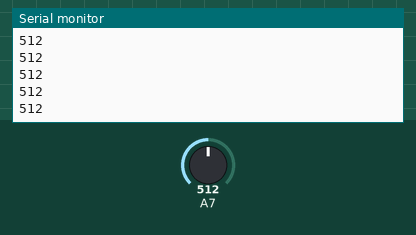
A sketch run on a simulated Arduino Nano, built with avr-gcc and run on an emulated ATmega328P. On the bench: the last lines printed to the serial monitor. The test bench sets the inputs (shaded band); at power-on: A7 = 512.

Above: at 1.2 s.
1.3 s: A7 set to 490
At 1.9 s:
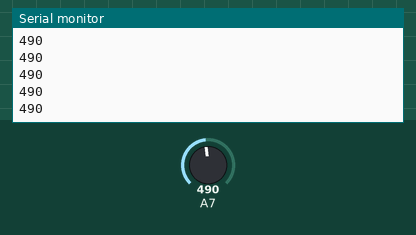
2.8 s: A7 set to 510
At 3.7 s:
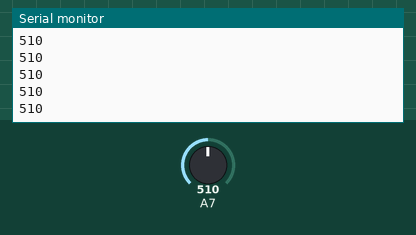
Timing chart, 0 to 5.8 s (numbered marks = the images above; inputs shaded):
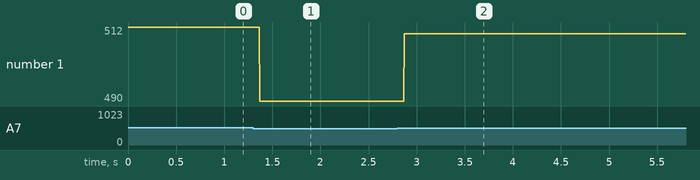

Measured:
- after the input at 1.3 s, the serial monitor: prints a new line after 0.07 s (image 1)
- after the input at 2.8 s, the serial monitor: prints a new line after 0.07 s (image 2)
- plotted number 1: 512 → 490 after the input at 1.3 s, 490 → 510 after the input at 2.8 s

The sketch:

infrared.ino
```cpp
const int n_receiver_pin = 7;

void setup(){
  Serial.begin(9600);

}

void loop(){
    int n_input_value = analogRead(A7);

    Serial.println(n_input_value);
}
```

bent_rod.cpp
```cpp
    #include <time.h>
    #include <stdlib.h>
    #include <stdio.h>
    #include <string.h>


    #define NUMBER_OF_STEPS_PER_REV_FUllSTEPPING 2038 // ive seen both 2048 and 2038
    // #define N_TAU M_PI*2


    // double n_radius_millimeter = 483;
    double n_radius_millimeter = 461;
    double n_degrees_earth_rotation_per_second = 0.004158533;// (double) n_degrees_max/(double)((23*60*60)+(56*60)+(4.09053)); //0,004158533 //wwwwttttfff why the fuck doesnt this work
    double n_millimeter_circle_circumfence = n_radius_millimeter * 2.0 * M_PI;
    double n_sec_per_sidereal_day = 86164.0905;
    double n_milliseconds_per_sidereal_day = n_sec_per_sidereal_day * 1000;
    double n_microseconds_per_sidereal_day = n_sec_per_sidereal_day * 1000 * 1000;

    double n_seconds_per_millimeter = n_sec_per_sidereal_day / n_millimeter_circle_circumfence;
    double n_revolutions_per_second = 1.0/n_seconds_per_millimeter; // since 1mm = 1 revolution
    double n_steps_per_rev = 2038.0;
    double n_steps_per_second = n_revolutions_per_second * n_steps_per_rev;
    double n_delay_microseconds_between_step = (1000.0 * 1000.0) / n_steps_per_second;
    //!!!! since the max value of delayMicroseconds is (2^14)-1 = 16384-1
    // we have to split the delay function into delay((int) microsec / 1000.0) , delayMicroseconds(microsec%1000.0)

    double n_delay_microseconds_between_step_is_limited_to_2_power_14 = (int) n_delay_microseconds_between_step % 1000;
    int n_delay_milliseconds = (int) (n_delay_microseconds_between_step / 1000.0);

    int n_time = 0;
    int n_stepper_pin_modulo = 0;
    int n_max_stepper_pins = 4;
    int a_b_stepper_pin_number[4] = {4,5,6,7};

    double n_microseconds_arduino_void_loop = 7.0;

    void setup()
    {

        Serial.begin(9600);

        Serial.println("n_radius_millimeter");
        Serial.println(n_radius_millimeter);
        Serial.println("n_degrees_earth_rotation_per_second");
        Serial.println(n_degrees_earth_rotation_per_second);
        Serial.println("n_millimeter_circle_circumfence");
        Serial.println(n_millimeter_circle_circumfence);
        Serial.println("n_sec_per_sidereal_day");
        Serial.println(n_sec_per_sidereal_day);
        Serial.println("n_milliseconds_per_sidereal_day");
        Serial.println(n_milliseconds_per_sidereal_day);
        Serial.println("n_microseconds_per_sidereal_day");
        Serial.println(n_microseconds_per_sidereal_day);
        Serial.println("n_seconds_per_millimeter");
        Serial.println(n_seconds_per_millimeter);
        Serial.println("n_revolutions_per_second");
        Serial.println(n_revolutions_per_second);
        Serial.println("n_steps_per_rev");
        Serial.println(n_steps_per_rev);
        Serial.println("n_steps_per_second");
        Serial.println(n_steps_per_second);
        Serial.println("n_delay_microseconds_between_step");
        Serial.println(n_delay_microseconds_between_step);

        Serial.println("n_delay_microseconds_between_step_is_limited_to_2_power_14");
        Serial.println(n_delay_microseconds_between_step_is_limited_to_2_power_14);
        Serial.println("n_delay_milliseconds");
        Serial.println(n_delay_milliseconds);


        int n_i = 0;
        while(n_i < 4){
            pinMode(a_b_stepper_pin_number[n_i], OUTPUT);
            n_i++;
        }

    }

    void loop()
    {


        n_time++;
        n_stepper_pin_modulo = (n_time % n_max_stepper_pins);
        int n_i = 0;

        while(n_i < 4){
            digitalWrite(a_b_stepper_pin_number[n_i], n_stepper_pin_modulo == n_i);
            n_i++;
        }

        if(n_time > n_max_stepper_pins*100){
            n_time = 0;
        }

        //!!!! since the max value of delayMicroseconds is (2^14)-1 = 16384-1
        // we have to split the delay function into delay((int) microsec / 1000.0) , delayMicroseconds(microsec%1000.0)
        delay(n_delay_milliseconds);
        delayMicroseconds(n_delay_microseconds_between_step_is_limited_to_2_power_14);


    }
```

consoleanimation.c
```cpp
#include <stdio.h>


void main(){

    printf('asdf');

    return 0;
}
```

cpptest.cpp
```cpp

```

i_do_print_another_string.c
```cpp
void i_do_print_another_string(){

    printf(" ! another string ! ");

}
```

rewind.cpp
```cpp
    #include <LiquidCrystal.h>
    #include <time.h>
    #include <stdlib.h>
    #include <stdio.h>
    #include <string.h>

    LiquidCrystal o_lcd(8,9,10,11,12,13);

    #define NUMBER_OF_STEPS_PER_REV_FUllSTEPPING 2038 // ive seen both 2048 and 2038
    // #define N_TAU M_PI*2


    // b = arctan(a/b)
    // b = arctan(484/1)
    //
    //       +
    //      /|
    //     /b|b =
    //    /  |
    //  C/   |A = 484mm (distance hinge to screw)
    //  /   y|y = gamma = 90deg
    // +-----+
    //  B=1 (distance screw traveling in one millimeter)

    double f_calc_n_motor_delay_microseconds(
        int n_distance_hinge_to_screw_millimeter,
        int n_distance_screw_traveling_in_one_revolution_millimeter
    ){

        int a = n_distance_screw_traveling_in_one_revolution_millimeter;
        int b = n_distance_hinge_to_screw_millimeter;

        double n_radians_hinge_per_screw_revolution = atan((double) a/(double) b); // ca 0.00206611

        int n_degrees_max = 360;
        double n_tau = M_PI*2;
        double n_degrees_hinge_per_screw_revolution = (n_radians_hinge_per_screw_revolution / n_tau )*n_degrees_max; // ca 0.11837954
        //The earth rotates once every 23 hours, 56 minutes and 4.09053 seconds
        double n_degrees_earth_rotation_per_second = 0.004158533;// (double) n_degrees_max/(double)((23*60*60)+(56*60)+(4.09053)); //0,004158533 //wwwwttttfff why the fuck doesnt this work

        double n_revolutions_per_second_to_match_sidereal_period = (float) n_degrees_earth_rotation_per_second / (float) n_degrees_hinge_per_screw_revolution; // 0,035128811

        double n_seconds_per_revolution_to_match_sidereal_period = (double)1.0/n_revolutions_per_second_to_match_sidereal_period;

        // int n_steps_for_full_revolution = 2048;
        int n_steps_for_full_revolution = 2038;
        // int n_steps_for_full_revolution = 2038; //i have seen both, 2048 and 2038, after testing 2038 is better, might have to do with wrong n_distance_hinge_to_screw_millimeter

        double n_seconds_per_revolution = n_seconds_per_revolution_to_match_sidereal_period;// around 28
        double n_microseconds_per_revolution = n_seconds_per_revolution_to_match_sidereal_period*1000.0*1000.0;// around 28

        int n_minimum_millisecond_delay_between_steps = 2;

        // 10sec * 1000ms = 10000ms / 2048steps = 4.88...
        double n_calculated_delay_microseconds_for_seconds_per_revolution = (double) n_microseconds_per_revolution / (double) n_steps_for_full_revolution;

        Serial.println("n_distance_screw_traveling_in_one_revolution_millimeter");
        Serial.println(n_distance_screw_traveling_in_one_revolution_millimeter,10);
        Serial.println("---\n");

        Serial.println("n_distance_hinge_to_screw_millimeter");
        Serial.println(n_distance_hinge_to_screw_millimeter,10);
        Serial.println("---\n");

        Serial.println("n_radians_hinge_per_screw_revolution");
        Serial.println(n_radians_hinge_per_screw_revolution,10);
        Serial.println("---\n");

        Serial.println("n_degrees_earth_rotation_per_second");
        Serial.println(n_degrees_earth_rotation_per_second,10);
        Serial.println("---\n");

        Serial.println("n_revolutions_per_second_to_match_sidereal_period");
        Serial.println(n_revolutions_per_second_to_match_sidereal_period,10);
        Serial.println("---\n");

        Serial.println("n_seconds_per_revolution_to_match_sidereal_period");
        Serial.println(n_seconds_per_revolution_to_match_sidereal_period,10);
        Serial.println("---\n");

        Serial.println("n_steps_for_full_revolution");
        Serial.println(n_steps_for_full_revolution,10);
        Serial.println("---\n");

        Serial.println("n_seconds_per_revolution");
        Serial.println(n_seconds_per_revolution,10);
        Serial.println("---\n");

        Serial.println("n_microseconds_per_revolution");
        Serial.println(n_microseconds_per_revolution,10);
        Serial.println("---\n");

        Serial.println("n_calculated_delay_microseconds_for_seconds_per_revolution");
        Serial.println(n_calculated_delay_microseconds_for_seconds_per_revolution,10);
        Serial.println("---\n");

        return n_calculated_delay_microseconds_for_seconds_per_revolution;

    }

    int n_distance_hinge_to_screw_millimeter =3484;
    // int n_distance_hinge_to_screw_millimeter = 2000; // 2/3:35?
    int n_distance_screw_traveling_in_one_revolution_millimeter = 1;


    int a_b_stepper_pin_number[4] = {4,5,6,7};

    int step_number = 0;

    // push button stuff
    // int n_pin_button_directiontoggler = 0;  // unfortunately i run out of pins and pin 0 cannot be used as digitalRead input pin
    int n_pin_button_analog = A4; // i remove a unused LED , now a pin is free
    int n_pin_button_digital = 2;

    int b_button_down = 0;
    int b_button_down_last = 0;
    int b_click = 0;
    unsigned long n_b_click_ts_milliseconds =  0;
    unsigned long n_b_click_ts_milliseconds_last =  0;
    int n_b_click_delta_ts_milliseconds = 0;

    int n_read_value_button_analog = 0;
    int n_read_value_button_analog_last = 0;
    int b_read_value_button_digital = 0;
    int b_read_value_button_digital_last = 0;

    int n_pin_led_red = 1;
    int n_pin_led_green = 2;
    int b_button_directiontoggler = 0;
    int b_direction = 0;

    int n_rewind_delay_microseconds = 2009;// lower number, faster rewind

    int b_button_directiontoggler_last = 0;
    // end push button stuff

    int n_lcd_backlight_pin = 3; // 3 is a PWM pin which can be used to analogWrite !!!

    int n_pin_potentiometer = A5;
    int n_value_potentiometer = 0;
    int n_value_potentiometer_last = 0;


    unsigned long n_ts_microseconds = 0;
    unsigned long n_ts_microseconds_last = 0;
    int n_delta_ts_microseconds = 0;


    int n_calculated_motor_delay_microseconds;


    void setup()
    {

        Serial.begin(9600);


        n_calculated_motor_delay_microseconds = (int) f_calc_n_motor_delay_microseconds(
            n_distance_hinge_to_screw_millimeter,
            n_distance_screw_traveling_in_one_revolution_millimeter
        );
        pinMode(n_lcd_backlight_pin, OUTPUT);
        pinMode(n_pin_potentiometer, INPUT);

        pinMode(n_pin_button_analog, INPUT);
        pinMode(n_pin_button_digital, INPUT);

        analogWrite(n_lcd_backlight_pin, 123);

        o_lcd.begin(16,2);

        int n_i = 0;
        while(n_i < 4){
            pinMode(a_b_stepper_pin_number[n_i], OUTPUT);
            n_i++;
        }

    }

    long n_time = 0;

    int n_max_stepper_pins = 4;

    int a_b_stepper_pin_voltage[4] = {0,0,0,0};

    long n_stepper_pin_modulo = 0;


    int b_backwards = 1; // direction

    float n_value_potentiometer_normalized = 0.0;
    float n_value_potentiometer_normalized_last = 0.0;
    int n_value_potentiometer_max = 1024;
    int n_delay_microseconds = 0;
    int n_microseconds_arduino_void_loop = 7;
    void loop()
    {


        n_time++;
        n_stepper_pin_modulo = (n_time % n_max_stepper_pins);
        int n_i = 0;

        while(n_i < 4){
            digitalWrite(a_b_stepper_pin_number[n_i], n_stepper_pin_modulo == n_i);
            n_i++;
        }


        delayMicroseconds(n_calculated_motor_delay_microseconds-n_microseconds_arduino_void_loop);


    }
```

simple_struct_example.c
```cpp
#include <stdio.h>

struct Person{
    char *name;
    int age;
    char dob[10];
};

struct Student{
    struct Person person;
    int rollno;
    float marks[10];
};

struct Student student = {
{"Adam", 25, 20},
101,
90
};
// struct Point {
//     int x;
//     int y;
// };

// struct Object_with_point{
//     int numtest;
//     Point location_point;
// }

int main()
{

    // struct Object_with_point test = {0};

    printf(" student.rollno is :%i", student.rollno);
    printf(" student.person.name is : %s", student.person.name);

    student.person.name="lol";
    printf(" student.person.name is : %s", student.person.name);

    return 0;
}

// gcc simple_struct_example.c -o simple_struct_example && chmod +x simple_struct_example && ./simple_struct_example
```

stepper_potentiometer.cpp
```cpp
    #include <time.h>
    #include <stdlib.h>
    #include <stdio.h>
    #include <string.h>


    #define NUMBER_OF_STEPS_PER_REV_FUllSTEPPING 2038 // ive seen both 2048 and 2038
    // #define N_TAU M_PI*2

    int n_time = 0;
    int n_stepper_pin_modulo = 0;
    int n_max_stepper_pins = 4;
    int a_b_stepper_pin_number[4] = {4,5,6,7};

    double n_microseconds_arduino_void_loop = 7.0;

    int n_potentiometer_input_pin = 0;

    void setup()
    {

        Serial.begin(9600);


        // pinMode(n_potentiometer_input_pin, INPUT);
        int n_i = 0;
        while(n_i < 4){
            pinMode(a_b_stepper_pin_number[n_i], OUTPUT);
            n_i++;
        }

    }
    float n_delay_milliseconds_minimum = 2.0;
    float n_delay_milliseconds_maximum = 20.0;
    float n_delay_milliseconds = 2.0;
    float n_delay_milliseconds_int = 2;
    float n_delay_microseconds_int = 0;
    int n_stepper_time = 0;
    void loop()
    {

        float n_potentiometer_input_value = analogRead(A0);
        float n_potentiometer_input_value_normalized = n_potentiometer_input_value / 1024.0;
        float n_potentiometer_input_value_normalized_signed = n_potentiometer_input_value_normalized - 0.5;

        if(n_time > n_max_stepper_pins-1){
            n_time = 0;
        }

        if(n_potentiometer_input_value_normalized_signed > 0.0){
            n_stepper_time = n_time; // 0, 1, 2, 3 , 0 , 1, 2, 3, 0, ...
        }else{
            n_stepper_time = n_max_stepper_pins-1 - n_time; // 3, 2, 1, 0, 3, 2, 1, 0 , 3, 2, ....
        }
        // Serial.println("n_stepper_time");
        // Serial.println(n_stepper_time);
        n_stepper_pin_modulo = n_stepper_time;
        // n_stepper_pin_modulo = (n_stepper_time % n_max_stepper_pins);
        int n_i = 0;
        while(n_i < n_max_stepper_pins){
            digitalWrite(a_b_stepper_pin_number[n_i], n_stepper_pin_modulo == n_i);
            n_i++;
        }


        float n_potentiometer_input_value_normalized_signed_absolute = fabs(
            n_potentiometer_input_value_normalized_signed
        );


        n_time++;

        float n_potentiometer_input_value_normalized_signed_absolute_normalized =
            n_potentiometer_input_value_normalized_signed_absolute / 0.5;
        float n_potentiometer_input_value_normalized_signed_absolute_normalized_inverted =
            1.0 - n_potentiometer_input_value_normalized_signed_absolute_normalized;

        // Serial.println("n_potentiometer_input_value_normalized_signed_absolute_normalized_inverted");
        // Serial.println(n_potentiometer_input_value_normalized_signed_absolute_normalized_inverted);

        n_delay_milliseconds = (n_delay_milliseconds_minimum + (n_potentiometer_input_value_normalized_signed_absolute_normalized_inverted * n_delay_milliseconds_maximum));

        n_delay_milliseconds_int = (int) n_delay_milliseconds;
        n_delay_microseconds_int = (int) ((int)(n_delay_milliseconds*1000.0) % (int)1000);


        delay(n_delay_milliseconds_int);
        delayMicroseconds(n_delay_microseconds_int);

        // Serial.println("n_potentiometer_input_value");
        // Serial.println(n_potentiometer_input_value);
        // Serial.println("n_delay_milliseconds_int");
        // Serial.println(n_delay_milliseconds_int);
        // Serial.println("n_delay_microseconds_int");
        // Serial.println(n_delay_microseconds_int);


    }
```

test.c
```cpp
#include <stdio.h>

void i_do_print_a_string(){

    printf(" ! a string ! ");

}


#include "i_do_print_another_string.c"

void main()
{
   /* Our first simple C basic program */
   printf("Hello World! ");

    i_do_print_a_string();


    i_do_print_another_string();

}
```

Source omitted: star_tracker_backup.cpp (14207 bytes), test.cpp (5367 bytes)
